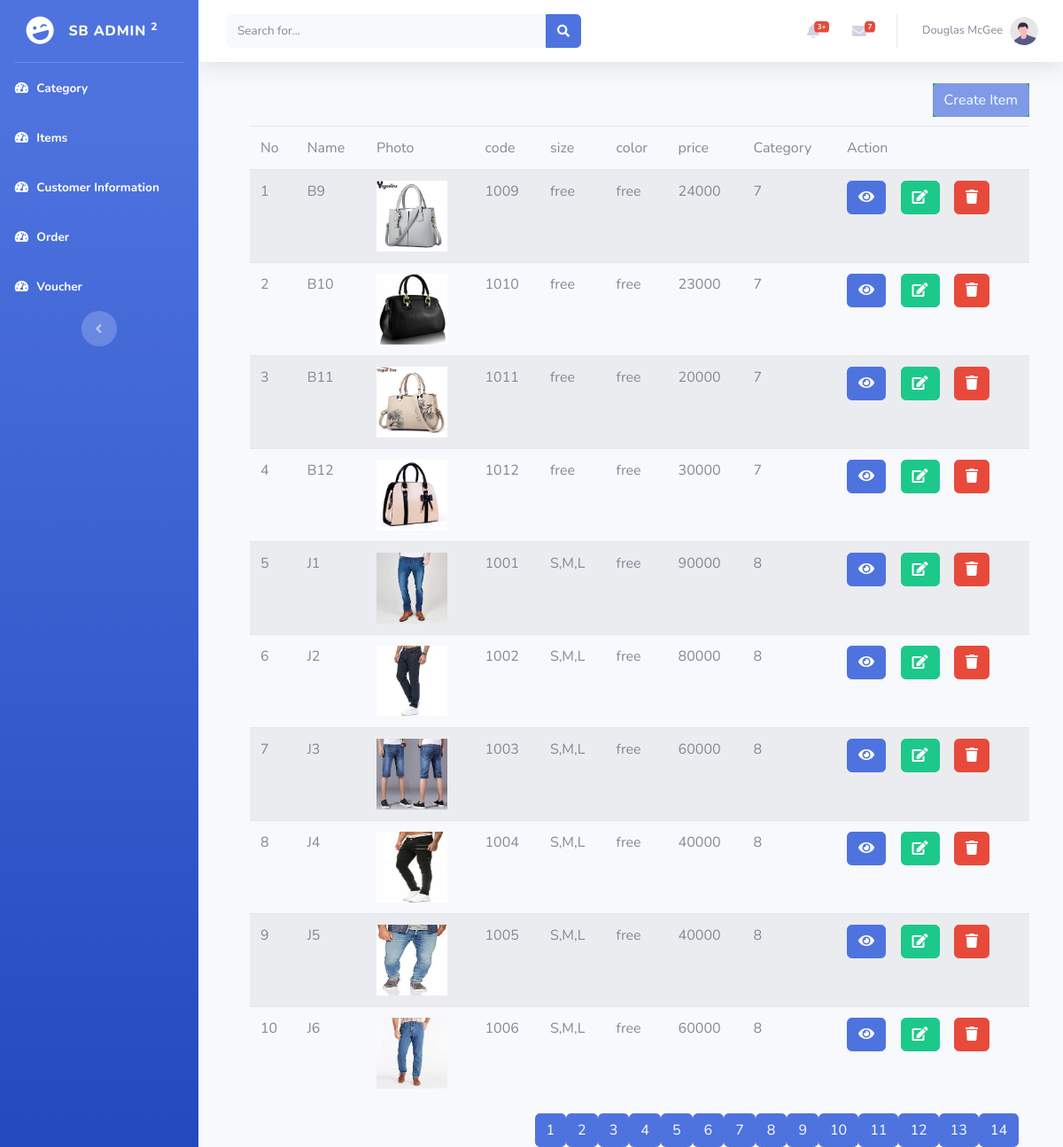
The app's page /backend/item9.php with its own data.
### tables this page shows
CREATE TABLE `item` (
  `id` int(11) NOT NULL,
  `name` varchar(255) NOT NULL,
  `photo` varchar(255) NOT NULL,
  `code` varchar(255) NOT NULL,
  `size` varchar(255) NOT NULL,
  `color` varchar(255) NOT NULL,
  `price` varchar(255) NOT NULL,
  `productid` int(11) NOT NULL
);

### backend/include/dbconn.php (called while the page is built, shortened)
<?php
class Database
{
	private static $dbHost='localhost';
	private static $dbName='purchasersystem';
	private static $dbUserName='root';
	private static $dbPassword='';
	private static $cont=null;
	public static function connect(){
	if (null== self::$cont) {
		try{
			self::$cont=new PDO("mysql:host=".self::$dbHost.";"."dbname=".self::$dbName,self::$dbUserName,self::$dbPassword);
		}
		catch (PDOException $e){
			die($e->getMessage());
		}
	}
	return self::$cont;
}
}
?>

### backend/model/item.php (called while the page is built, shortened)
<?php
include_once('include/dbconn.php');
class Item
{
    public function getitem9()
{
    $this->pdo = Database::connect();
    $this->pdo->setAttribute(PDO::ATTR_ERRMODE,PDO::ERRMODE_EXCEPTION);
    $sql="select * from item LIMIT 10 OFFSET 80";
    $stmt=$this->pdo->prepare($sql);
    $stmt->execute();
    $results = $stmt -> fetchAll(PDO::FETCH_ASSOC);
    return $results;
    }
}
?>

### backend/controller/itemcontroller.php (called while the page is built, shortened)
<?php
include_once('model/item.php');
class ItemController extends Item
{
	public function showitem9()
	{
		return $this->getitem9();
	}
}
?>

### backend/item9.php (the view, shortened to what this page needs)
<?php
include_once("controller/itemcontroller.php");
$itemController=new ItemController();
$results=$itemController->showitem9();
?>
<!DOCTYPE html>
<html lang="en">
<head>
    <link href="https://cdnjs.cloudflare.com/ajax/libs/font-awesome/5.15.1/css/all.min.css" rel="stylesheet" type="text/css">
    <link href="css/sb-admin-2.min.css" rel="stylesheet">
</head>
<body id="page-top">
    <div id="wrapper">
        <ul class="navbar-nav bg-gradient-primary sidebar sidebar-dark accordion" id="accordionSidebar">
            <a class="sidebar-brand d-flex align-items-center justify-content-center" href="create_cat.php">
                <div class="sidebar-brand-icon rotate-n-15">
                    <i class="fas fa-laugh-wink"></i>
                </div>
                <div class="sidebar-brand-text mx-3">SB Admin <sup>2</sup></div>
            </a>
            <hr class="sidebar-divider my-0">
            <li class="nav-item active">
                <a class="nav-link" href="catindex.php">
                    <i class="fas fa-fw fa-tachometer-alt"></i>
                    <span>Category</span></a>
            </li>
            <li class="nav-item active">
                <a class="nav-link" href="itemindex.php">
                    <i class="fas fa-fw fa-tachometer-alt"></i>
                    <span>Items</span></a>
            </li>
            <li class="nav-item active">
                <a class="nav-link" href="customerindex.php">
                    <i class="fas fa-fw fa-tachometer-alt"></i>
                    <span>Customer Information</span></a>
            </li>
            <li class="nav-item active">
                <a class="nav-link" href="orderindex.php">
                    <i class="fas fa-fw fa-tachometer-alt"></i>
                    <span>Order</span></a>
            </li>
            <li class="nav-item active">
                <a class="nav-link" href="voucherindex.php">
                    <i class="fas fa-fw fa-tachometer-alt"></i>
                    <span>Voucher</span></a>
            </li>
            <div class="text-center d-none d-md-inline">
                <button class="rounded-circle border-0" id="sidebarToggle"></button>
            </div>
        </ul>
        <div id="content-wrapper" class="d-flex flex-column">
            <div id="content">
                <nav class="navbar navbar-expand navbar-light bg-white topbar mb-4 static-top shadow">
                    <form
                        class="d-none d-sm-inline-block form-inline mr-auto ml-md-3 my-2 my-md-0 mw-100 navbar-search">
                        <div class="input-group">
                            <input type="text" class="form-control bg-light border-0 small" placeholder="Search for..."
                                aria-label="Search" aria-describedby="basic-addon2">
                            <div class="input-group-append">
                                <button class="btn btn-primary" type="button">
                                    <i class="fas fa-search fa-sm"></i>
                                </button>
                            </div>
                        </div>
                    </form>
                    <ul class="navbar-nav ml-auto">
                        <li class="nav-item dropdown no-arrow mx-1">
                            <a class="nav-link dropdown-toggle" href="#" id="alertsDropdown" role="button"
                                data-toggle="dropdown" aria-haspopup="true" aria-expanded="false">
                                <i class="fas fa-bell fa-fw"></i>
                                <span class="badge badge-danger badge-counter">3+</span>
                            </a>
                        </li>
                        <li class="nav-item dropdown no-arrow mx-1">
                            <a class="nav-link dropdown-toggle" href="#" id="messagesDropdown" role="button"
                                data-toggle="dropdown" aria-haspopup="true" aria-expanded="false">
                                <i class="fas fa-envelope fa-fw"></i>
                                <span class="badge badge-danger badge-counter">7</span>
                            </a>
                        </li>
                        <li class="nav-item dropdown no-arrow">
                            <a class="nav-link dropdown-toggle" href="#" id="userDropdown" role="button"
                                data-toggle="dropdown" aria-haspopup="true" aria-expanded="false">
                                <span class="mr-2 d-none d-lg-inline text-gray-600 small">Douglas McGee</span>
                                <img class="img-profile rounded-circle"
                                    src="img/undraw_profile.svg">
                            </a>
                        </li>
                    </ul>
                </nav>
                <div class="container-fluid">
                <div class="container-fluid" style="margin:0 10px 0 10px">
<div class='float-right' style="background-color: green; opacity: 0.7; margin:0 0 10px 0">
    <a href='createitem.php' class='btn btn-primary pull-right'>Create Item</a>
</div>
 <table class="table table-striped" >
<thead>
<tr >
<td >No</td>
<td>Name</td>
<td>Photo</td>
<td>code</td>
<td>size</td>
<td>color</td>
<td>price</td>
<td>Category</td>
<td>Action</td>
</tr>
</thead>
<tbody>
<?php
$i=1;
foreach($results as $result)
{
 ?>
<tr>
<td><?php echo $i++?> </td>
<td><?php echo $result['name'];?> </td>
<td><img src="<?php echo $result['photo'];?>" style="width:80px; height:80px;"></td>
<td><?php echo $result['code'];?> </td>
<td><?php echo $result['size'];?> </td>
<td><?php echo $result['color'];?> </td>
<td><?php echo $result['price'];?> </td>
<td><?php echo $result['productid'];?></td>
<td><a class="btn btn-primary" href="itemview.php?id=<?php echo $result['id'];?>" ><i class="fa fa-eye"></i></a>&nbsp; &nbsp; <a class="btn btn-success" href="itemedit.php?id=<?php echo $result['id'];?>"><i class="fa fa-edit"></i></a>&nbsp; &nbsp; <a class="btn btn-danger" onclick="return deleteuser(<?php echo $result['id'];?>);"><i class="fa fa-trash"></i></a></td>
</tr>
<?php
}
?>
</tbody>
</table>
<div class="container-fluid">
    <div class="row" style="float: right;">
        <a href="itemindex.php" class="btn btn-primary">1</a>
        <a href="item2.php" class="btn btn-primary">2</a>
        <a href="item3.php" class="btn btn-primary">3</a>
        <a href="item4.php" class="btn btn-primary">4</a>
        <a href="item5.php" class="btn btn-primary">5</a>
        <a href="item6.php" class="btn btn-primary">6</a>
        <a href="item7.php" class="btn btn-primary">7</a>
        <a href="item8.php" class="btn btn-primary">8</a>
        <a href="item9.php" class="btn btn-primary">9</a>
        <a href="item10.php" class="btn btn-primary">10</a>
        <a href="item11.php" class="btn btn-primary">11</a>
        <a href="item12.php" class="btn btn-primary">12</a>
        <a href="item13.php" class="btn btn-primary">13</a>
        <a href="item14.php" class="btn btn-primary">14</a>
    </div>
</div>
</div>
                </div>
            </div>
       </div>
        </div>
</body>
</html>

### records on screen
item: name "B9", photo (picture), code "1009", size "free", color "free", price "24000", productid "7"
item: name "B10", photo (picture), code "1010", size "free", color "free", price "23000", productid "7"
item: name "B11", photo (picture), code "1011", size "free", color "free", price "20000", productid "7"
item: name "B12", photo (picture), code "1012", size "free", color "free", price "30000", productid "7"
item: name "J1", photo (picture), code "1001", size "S,M,L", color "free", price "90000", productid "8"
item: name "J2", photo (picture), code "1002", size "S,M,L", color "free", price "80000", productid "8"
item: name "J3", photo (picture), code "1003", size "S,M,L", color "free", price "60000", productid "8"
item: name "J4", photo (picture), code "1004", size "S,M,L", color "free", price "40000", productid "8"
item: name "J5", photo (picture), code "1005", size "S,M,L", color "free", price "40000", productid "8"
item: name "J6", photo (picture), code "1006", size "S,M,L", color "free", price "60000", productid "8"
